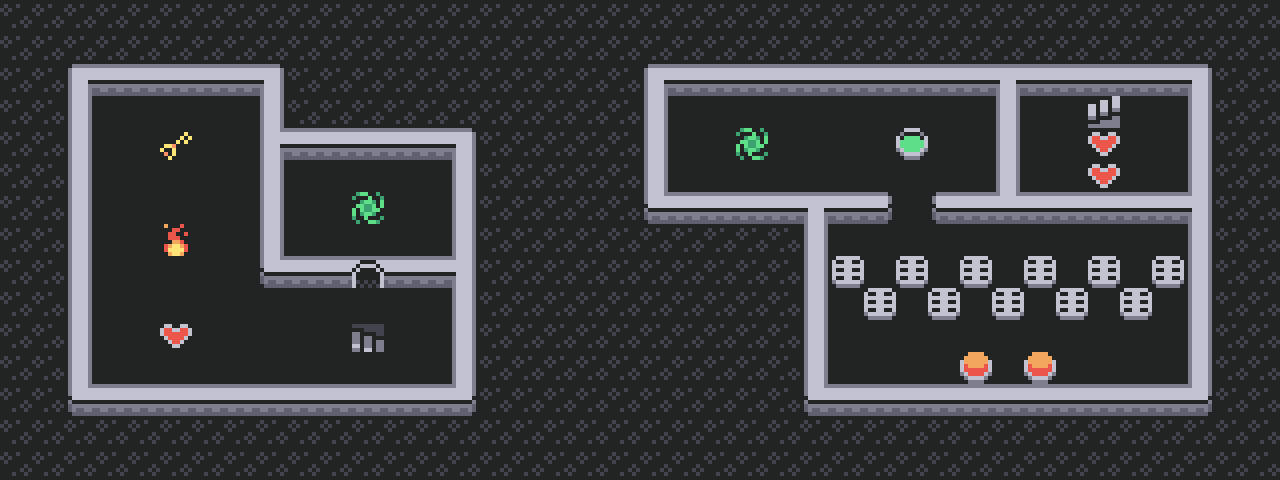

Tiled map render using the project's own tile images. Description and the whole map definition, tile-layer contents included, below:
An orthogonal 40x15 tile map with 32x32 px tiles, 1 tile layer (Tile Layer 2), 2 hidden layers not drawn.

<map version="1.4" tiledversion="1.4.3" orientation="orthogonal" renderorder="right-down" width="40" height="15" tilewidth="32" tileheight="32" infinite="0" backgroundcolor="#222323" nextlayerid="6" nextobjectid="1">
 <tileset firstgid="1" source="sblobber64.tsx" />
 <layer id="1" name="Tile Layer 1" width="40" height="15" visible="0">
  <data encoding="csv">
20,20,20,20,20,20,20,20,20,20,20,20,20,20,20,20,20,20,20,20,20,20,20,20,20,20,20,20,20,20,20,20,20,20,20,20,20,20,20,20,
20,20,20,20,20,20,20,20,20,20,20,20,20,20,20,20,20,20,20,20,20,20,20,20,20,20,20,20,20,20,20,20,20,20,20,20,20,20,20,20,
20,20,35,38,38,38,38,38,33,20,20,20,20,20,20,20,20,20,20,20,35,38,38,38,38,38,38,38,38,38,38,34,38,38,38,38,38,33,20,20,
20,20,32,0,0,0,0,0,32,20,20,20,20,20,20,20,20,20,20,20,32,0,0,0,0,0,0,0,0,0,0,32,0,0,31,0,0,32,20,20,
20,20,32,0,0,19,0,0,37,38,38,38,38,38,33,20,20,20,20,20,32,0,0,42,0,0,0,0,28,0,0,32,0,0,4,0,0,32,20,20,
20,20,32,0,0,0,0,0,32,0,0,0,0,0,32,20,20,20,20,20,32,0,0,0,0,0,0,0,0,0,0,32,0,0,4,0,0,32,20,20,
20,20,32,0,0,0,0,0,32,0,0,14,0,0,32,20,20,20,20,20,41,38,38,38,38,34,38,38,38,38,38,40,38,38,38,38,38,36,20,20,
20,20,32,0,0,21,0,0,32,0,0,0,0,0,32,20,20,20,20,20,20,20,20,20,20,32,0,0,0,0,0,0,0,0,0,0,0,32,20,20,
20,20,32,0,0,0,0,0,41,38,38,22,38,38,36,20,20,20,20,20,20,20,20,20,20,32,5,0,5,0,5,0,5,0,5,0,5,32,20,20,
20,20,32,0,0,0,0,0,0,0,0,0,0,0,32,20,20,20,20,20,20,20,20,20,20,32,0,5,0,5,0,5,0,5,0,5,0,32,20,20,
20,20,32,0,0,4,0,0,0,0,0,30,0,0,32,20,20,20,20,20,20,20,20,20,20,32,0,0,0,0,0,0,0,0,0,0,0,32,20,20,
20,20,32,0,0,0,0,0,0,0,0,0,0,0,32,20,20,20,20,20,20,20,20,20,20,32,0,0,0,0,26,0,26,0,0,0,0,32,20,20,
20,20,41,38,38,38,38,38,38,38,38,38,38,38,39,20,20,20,20,20,20,20,20,20,20,41,38,38,38,38,38,38,38,38,38,38,38,39,20,20,
20,20,20,20,20,20,20,20,20,20,20,20,20,20,20,20,20,20,20,20,20,20,20,20,20,20,20,20,20,20,20,20,20,20,20,20,20,20,20,20,
20,20,20,20,20,20,20,20,20,20,20,20,20,20,20,20,20,20,20,20,20,20,20,20,20,20,20,20,20,20,20,20,20,20,20,20,20,20,20,20
</data>
 </layer>
 <layer id="4" name="Tile Layer 2" width="40" height="15">
  <data encoding="csv">
20,20,20,20,20,20,20,20,20,20,20,20,20,20,20,20,20,20,20,20,20,20,20,20,20,20,20,20,20,20,20,20,20,20,20,20,20,20,20,20,
20,20,20,20,20,20,20,20,20,20,20,20,20,20,20,20,20,20,20,20,20,20,20,20,20,20,20,20,20,20,20,20,20,20,20,20,20,20,20,20,
20,20,35,38,38,38,38,38,33,20,20,20,20,20,20,20,20,20,20,20,35,38,38,38,38,38,38,38,38,38,38,34,38,38,38,38,38,33,20,20,
20,20,32,0,0,0,0,0,32,20,20,20,20,20,20,20,20,20,20,20,32,0,0,0,0,0,0,0,0,0,0,32,0,0,31,0,0,32,20,20,
20,20,32,0,0,19,0,0,37,38,38,38,38,38,33,20,20,20,20,20,32,0,0,42,0,0,0,0,29,0,0,32,0,0,4,0,0,32,20,20,
20,20,32,0,0,0,0,0,32,0,0,0,0,0,32,20,20,20,20,20,32,0,0,0,0,0,0,0,0,0,0,32,0,0,4,0,0,32,20,20,
20,20,32,0,0,0,0,0,32,0,0,14,0,0,32,20,20,20,20,20,41,38,38,38,38,34,38,12,0,13,38,40,38,38,38,38,38,36,20,20,
20,20,32,0,0,21,0,0,32,0,0,0,0,0,32,20,20,20,20,20,20,20,20,20,20,32,0,0,0,0,0,0,0,0,0,0,0,32,20,20,
20,20,32,0,0,0,0,0,41,38,38,3,38,38,36,20,20,20,20,20,20,20,20,20,20,32,5,0,5,0,5,0,5,0,5,0,5,32,20,20,
20,20,32,0,0,0,0,0,0,0,0,0,0,0,32,20,20,20,20,20,20,20,20,20,20,32,0,5,0,5,0,5,0,5,0,5,0,32,20,20,
20,20,32,0,0,4,0,0,0,0,0,30,0,0,32,20,20,20,20,20,20,20,20,20,20,32,0,0,0,0,0,0,0,0,0,0,0,32,20,20,
20,20,32,0,0,0,0,0,0,0,0,0,0,0,32,20,20,20,20,20,20,20,20,20,20,32,0,0,0,0,26,0,26,0,0,0,0,32,20,20,
20,20,41,38,38,38,38,38,38,38,38,38,38,38,39,20,20,20,20,20,20,20,20,20,20,41,38,38,38,38,38,38,38,38,38,38,38,39,20,20,
20,20,20,20,20,20,20,20,20,20,20,20,20,20,20,20,20,20,20,20,20,20,20,20,20,20,20,20,20,20,20,20,20,20,20,20,20,20,20,20,
20,20,20,20,20,20,20,20,20,20,20,20,20,20,20,20,20,20,20,20,20,20,20,20,20,20,20,20,20,20,20,20,20,20,20,20,20,20,20,20
</data>
 </layer>
 <layer id="5" name="Tile Layer 3" width="40" height="15" visible="0">
  <data encoding="csv">
20,20,20,20,20,20,20,20,20,20,20,20,20,20,20,20,20,20,20,20,20,20,20,20,20,20,20,20,20,20,20,20,20,20,20,20,20,20,20,20,
20,20,20,20,20,20,20,20,20,20,20,20,20,20,20,20,20,20,20,20,20,20,20,20,20,20,20,20,20,20,20,20,20,20,20,20,20,20,20,20,
20,20,35,38,38,38,38,38,33,20,20,20,20,20,20,20,20,20,20,20,35,38,38,38,38,38,38,38,38,38,38,34,38,38,38,38,38,33,20,20,
20,20,32,0,0,0,0,0,32,20,20,20,20,20,20,20,20,20,20,20,32,0,0,0,0,0,0,0,0,0,0,32,0,0,31,0,0,32,20,20,
20,20,32,0,0,19,0,0,37,38,38,38,38,38,33,20,20,20,20,20,32,0,0,42,0,0,0,0,29,0,0,32,0,0,4,0,0,32,20,20,
20,20,32,0,0,0,0,0,32,0,0,0,0,0,32,20,20,20,20,20,32,0,0,0,0,0,0,0,0,0,0,32,0,0,4,0,0,32,20,20,
20,20,32,0,0,0,0,0,32,0,0,14,0,0,32,20,20,20,20,20,41,38,38,38,38,34,38,12,0,13,38,40,38,12,0,13,38,36,20,20,
20,20,32,0,0,21,0,0,32,0,0,0,0,0,32,20,20,20,20,20,20,20,20,20,20,32,0,0,0,0,0,0,0,0,0,0,0,32,20,20,
20,20,32,0,0,0,0,0,41,38,38,3,38,38,36,20,20,20,20,20,20,20,20,20,20,32,5,0,5,0,5,0,5,0,5,0,5,32,20,20,
20,20,32,0,0,0,0,0,0,0,0,0,0,0,32,20,20,20,20,20,20,20,20,20,20,32,0,5,0,5,0,5,0,5,0,5,0,32,20,20,
20,20,32,0,0,4,0,0,0,0,0,30,0,0,32,20,20,20,20,20,20,20,20,20,20,32,0,0,0,0,0,0,0,0,0,0,0,32,20,20,
20,20,32,0,0,0,0,0,0,0,0,0,0,0,32,20,20,20,20,20,20,20,20,20,20,32,0,0,0,0,27,0,27,0,0,0,0,32,20,20,
20,20,41,38,38,38,38,38,38,38,38,38,38,38,39,20,20,20,20,20,20,20,20,20,20,41,38,38,38,38,38,38,38,38,38,38,38,39,20,20,
20,20,20,20,20,20,20,20,20,20,20,20,20,20,20,20,20,20,20,20,20,20,20,20,20,20,20,20,20,20,20,20,20,20,20,20,20,20,20,20,
20,20,20,20,20,20,20,20,20,20,20,20,20,20,20,20,20,20,20,20,20,20,20,20,20,20,20,20,20,20,20,20,20,20,20,20,20,20,20,20
</data>
 </layer>
</map>
